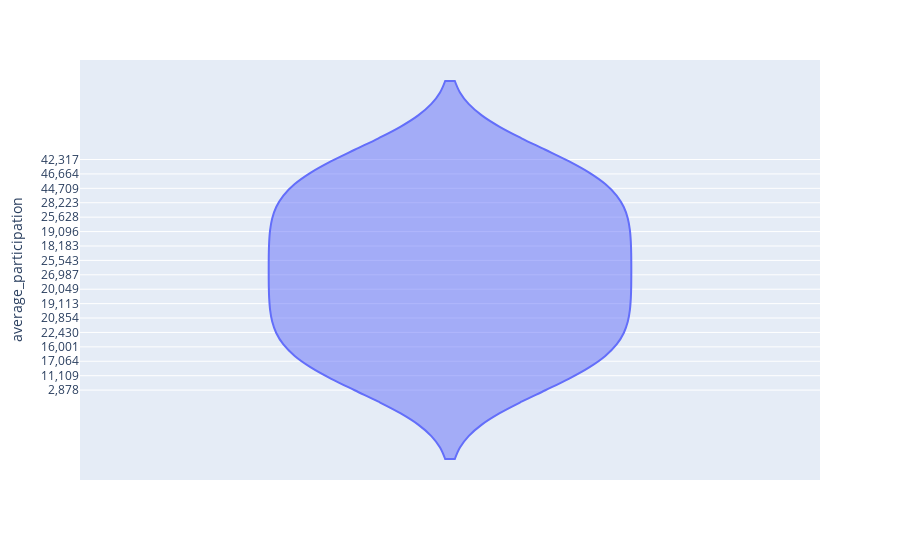
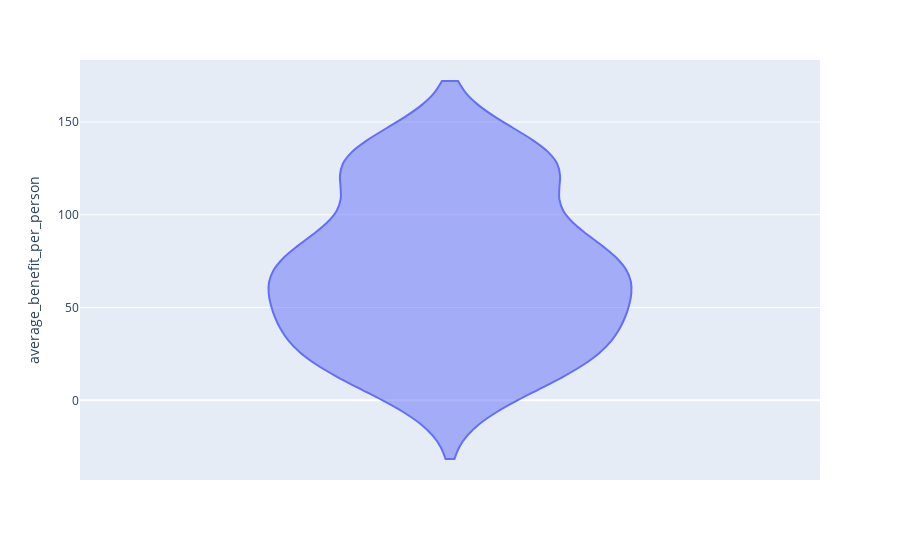
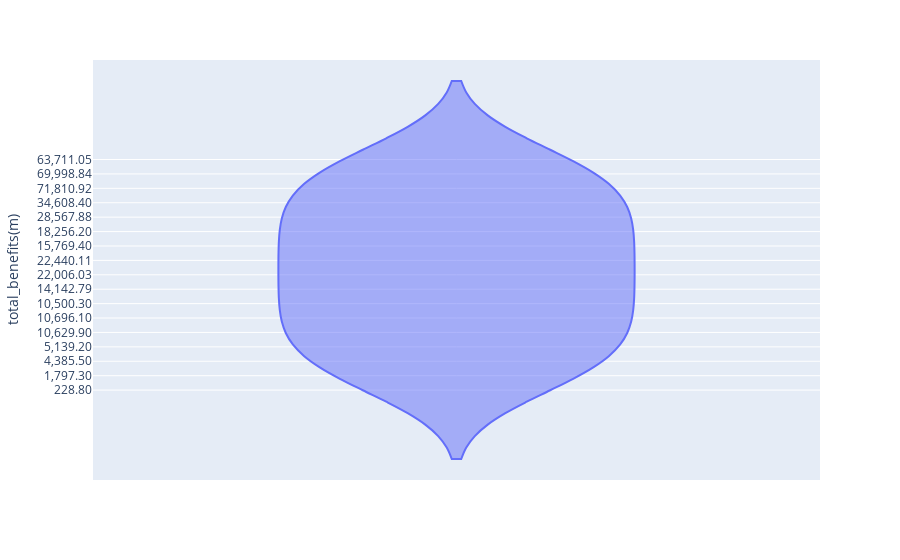
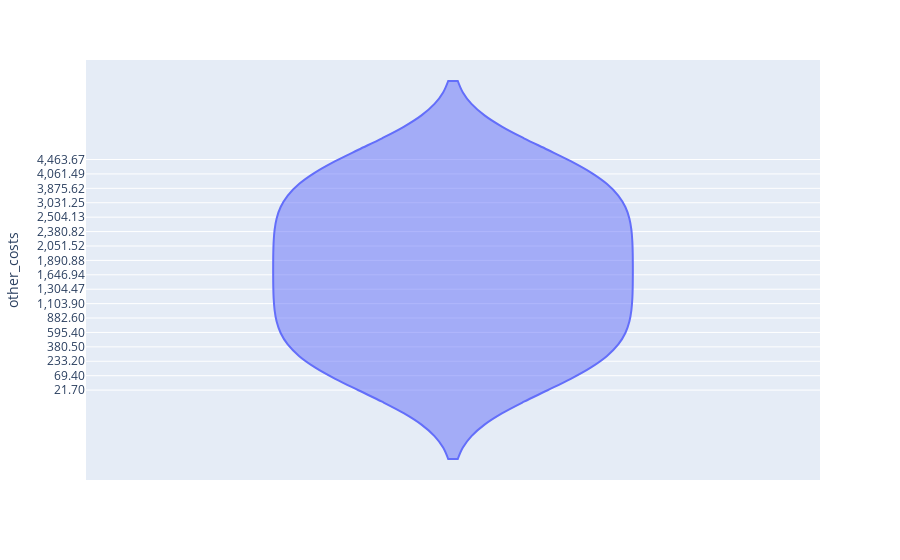

The notebook cell saved with these charts, in order:
### Markdown cell above
### Task 3: Basic EDA
- Using plotly express, create a violin plot of each numerical feature in the data.

### Code cell
px.violin(cleaneddf,y='average_participation').show()
px.violin(cleaneddf,y='average_benefit_per_person').show()
px.violin(cleaneddf,y='total_benefits(m)').show()
px.violin(cleaneddf,y='other_costs').show()
px.violin(cleaneddf,y='total_costs(m)').show()

### Figure 1 — Plotly figure (JSON) as saved in the notebook; plotly's stock layout.template omitted (floating-point values rounded to 4 significant figures)
{"data": [{"alignmentgroup": "True", "box": {"visible": false}, "hovertemplate": "average_participation=%{y}<extra></extra>", "legendgroup": "", "marker": {"color": "#636efa"}, "name": "", "offsetgroup": "", "orientation": "v", "scalegroup": "True", "showlegend": false, "type": "violin", "x0": " ", "xaxis": "x", "y": ["2,878", "4,340", "9,368", "11,109", "12,166", "12,862", "17,064", "18,549", "17,077", "16,001", "17,653", "21,082", "22,430", "21,717", "21,625", "20,854", "19,899", "19,429", "19,113", "18,645", "18,806", "20,049", "22,625", "25,407", "26,987", "27,474", "26,619", "25,543", "22,858", "19,791", "18,183", "17,194", "17,318", "19,096", "21,250", "23,811", "25,628", "26,549", "26,316", "28,223", "33,490", "40,302", "44,709", "46,609", "47,636", "46,664", "45,767", "44,220", "42,317", "40,776", "35,703"], "y0": " ", "yaxis": "y"}], "layout": {"legend": {"tracegroupgap": 0}, "margin": {"t": 60}, "violinmode": "group", "xaxis": {"anchor": "y", "domain": [0, 1]}, "yaxis": {"anchor": "x", "domain": [0, 1], "title": {"text": "average_participation"}}}}

### Figure 2 — Plotly figure (JSON) as saved in the notebook; plotly's stock layout.template omitted (floating-point values rounded to 4 significant figures)
{"data": [{"alignmentgroup": "True", "box": {"visible": false}, "hovertemplate": "average_benefit_per_person=%{y}<extra></extra>", "legendgroup": "", "marker": {"color": "#636efa"}, "name": "", "offsetgroup": "", "orientation": "v", "scalegroup": "True", "showlegend": false, "type": "violin", "x0": " ", "xaxis": "x", "y": [6.63, 10.55, 13.55, 13.48, 14.6, 17.61, 21.4, 23.93, 24.71, 26.77, 30.59, 34.47, 39.49, 39.17, 42.98, 42.74, 44.99, 45.49, 45.78, 49.83, 51.71, 58.78, 63.78, 68.57, 67.95, 69, 71.27, 73.21, 71.27, 71.12, 72.27, 72.62, 74.81, 79.67, 83.94, 86.16, 92.89, 94.75, 96.18, 102.2, 125.3, 133.8, 133.8, 133.4, 133.1, 125.0, 126.8, 125.4, 125.5, 124.5, 129.8], "y0": " ", "yaxis": "y"}], "layout": {"legend": {"tracegroupgap": 0}, "margin": {"t": 60}, "violinmode": "group", "xaxis": {"anchor": "y", "domain": [0, 1]}, "yaxis": {"anchor": "x", "domain": [0, 1], "title": {"text": "average_benefit_per_person"}}}}

### Figure 3 — Plotly figure (JSON) as saved in the notebook; plotly's stock layout.template omitted (floating-point values rounded to 4 significant figures)
{"data": [{"alignmentgroup": "True", "box": {"visible": false}, "hovertemplate": "total_benefits(m)=%{y}<extra></extra>", "legendgroup": "", "marker": {"color": "#636efa"}, "name": "", "offsetgroup": "", "orientation": "v", "scalegroup": "True", "showlegend": false, "type": "violin", "x0": " ", "xaxis": "x", "y": ["228.80", "549.70", "1,522.70", "1,797.30", "2,131.40", "2,718.30", "4,385.50", "5,326.50", "5,067.00", "5,139.20", "6,480.20", "8,720.90", "10,629.90", "10,208.30", "11,152.30", "10,696.10", "10,743.60", "10,605.20", "10,500.30", "11,149.10", "11,669.78", "14,142.79", "17,315.77", "20,905.68", "22,006.03", "22,748.58", "22,764.07", "22,440.11", "19,548.86", "16,890.49", "15,769.40", "14,983.32", "15,547.39", "18,256.20", "21,404.28", "24,618.89", "28,567.88", "30,187.35", "30,373.27", "34,608.40", "50,359.92", "64,702.16", "71,810.92", "74,619.34", "76,066.32", "69,998.84", "69,645.14", "66,539.27", "63,711.05", "60,916.85", "55,621.88"], "y0": " ", "yaxis": "y"}], "layout": {"legend": {"tracegroupgap": 0}, "margin": {"t": 60}, "violinmode": "group", "xaxis": {"anchor": "y", "domain": [0, 1]}, "yaxis": {"anchor": "x", "domain": [0, 1], "title": {"text": "total_benefits(m)"}}}}

### Figure 4 — Plotly figure (JSON) as saved in the notebook; plotly's stock layout.template omitted (floating-point values rounded to 4 significant figures)
{"data": [{"alignmentgroup": "True", "box": {"visible": false}, "hovertemplate": "other_costs=%{y}<extra></extra>", "legendgroup": "", "marker": {"color": "#636efa"}, "name": "", "offsetgroup": "", "orientation": "v", "scalegroup": "True", "showlegend": false, "type": "violin", "x0": " ", "xaxis": "x", "y": ["21.70", "27.20", "53.20", "69.40", "76.00", "119.20", "233.20", "359.00", "394.00", "380.50", "459.60", "485.60", "595.40", "628.40", "694.80", "882.60", "959.60", "1,033.20", "1,103.90", "1,167.70", "1,231.81", "1,304.47", "1,431.50", "1,556.66", "1,646.94", "1,744.87", "1,856.30", "1,890.88", "1,958.68", "2,097.84", "2,051.52", "2,070.70", "2,242.00", "2,380.82", "2,412.01", "2,480.14", "2,504.13", "2,715.72", "2,800.25", "3,031.25", "3,260.00", "3,581.30", "3,875.62", "3,791.75", "3,792.71", "4,061.49", "4,301.03", "4,374.28", "4,463.67", "4,529.55", "4,744.33"], "y0": " ", "yaxis": "y"}], "layout": {"legend": {"tracegroupgap": 0}, "margin": {"t": 60}, "violinmode": "group", "xaxis": {"anchor": "y", "domain": [0, 1]}, "yaxis": {"anchor": "x", "domain": [0, 1], "title": {"text": "other_costs"}}}}
